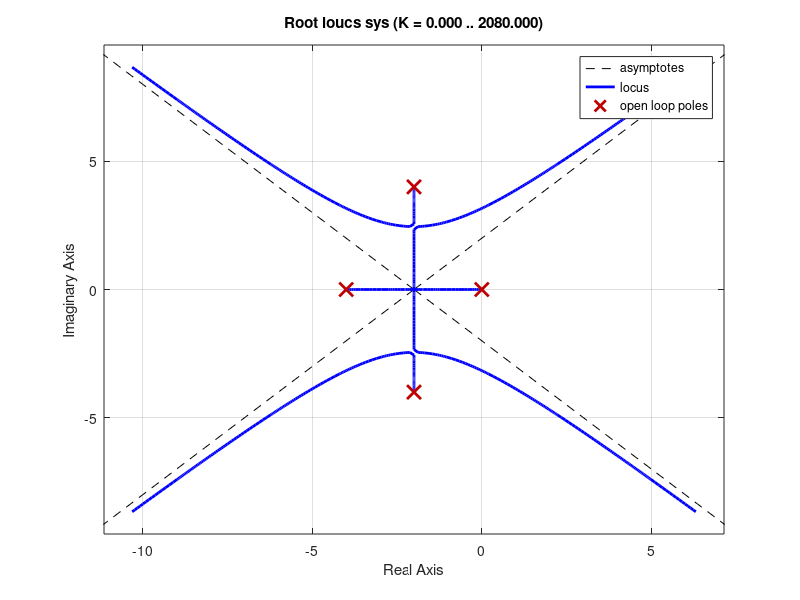
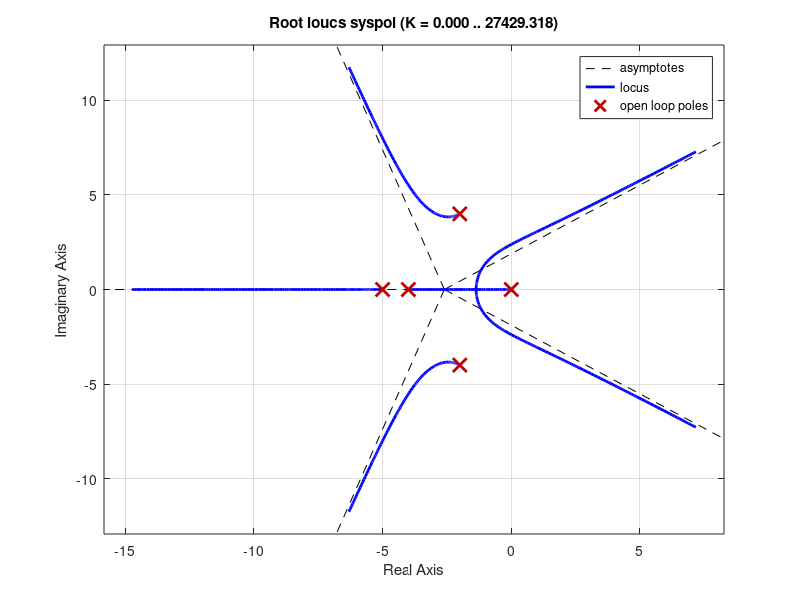
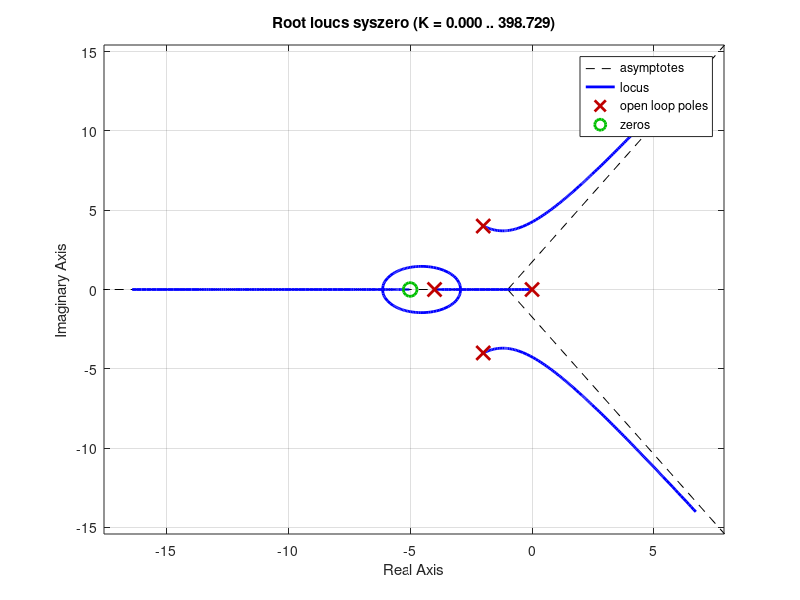

Recreate these plots in MATLAB, in order.
%%Root locus of a system
p = [ 0 0 0 0 10 ];
q = [ 1 8 36 80 0 ];
sys = tf(p,q)
figure(1);
rlocus(sys)
%%Root locus of system with pole at -5
s=tf('s');
syspol=(sys/(s+5));
figure(2);
rlocus(syspol)
%%Root locus of system with zero at -5
s=tf('s');
syszero=(sys*(s+5));
figure(3);
rlocus(syszero)
